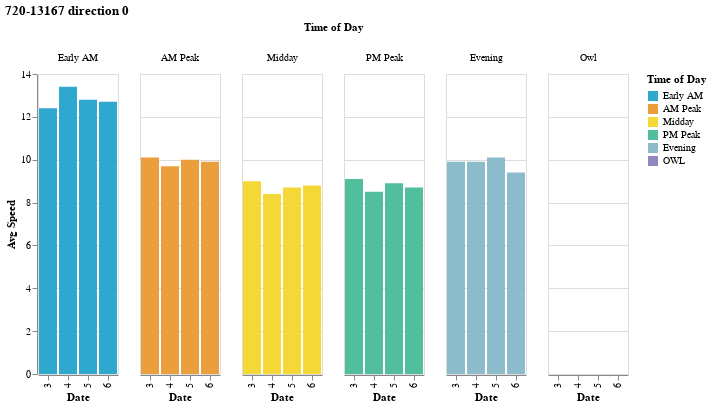

The code cell stored with this chart in its notebook:
### Code cell
(alt.Chart(metro_speed[metro_speed.direction_id==0])
 .mark_bar()
 .encode(
     x = alt.X("month:O", title = "Date"),
     y = alt.Y("speed_mph:Q", title="Avg Speed"),
     column = alt.Column("time_of_day:N", title = "Time of Day",
                         sort = sort_time_of_day),
     color = alt.Color(
         "time_of_day:N", title = "Time of Day",
         scale = alt.Scale(
             domain = sort_time_of_day, 
             range = cp.CALITP_CATEGORY_BRIGHT_COLORS)
     )
 ).properties(title = f"{metro_speed.route_id.iloc[0]} direction 0")
 .interactive()
)

### Figure 1 — Vega-Lite specification as saved in the notebook (floating-point values rounded to 4 significant figures; data arrays with more than 128 entries replaced by an {"elided": "..."} marker saying what was removed)
{"config": {"view": {"continuousWidth": 400, "continuousHeight": 300}}, "data": {"name": "data-14962b83e5b0fd25cdd8f016f50109a0"}, "mark": "bar", "encoding": {"color": {"field": "time_of_day", "scale": {"domain": ["Early AM", "AM Peak", "Midday", "PM Peak", "Evening", "OWL"], "range": ["#2EA8CE", "#EB9F3C", "#F4D837", "#51BF9D", "#8CBCCB", "#9487C0"]}, "title": "Time of Day", "type": "nominal"}, "column": {"field": "time_of_day", "sort": ["Early AM", "AM Peak", "Midday", "PM Peak", "Evening", "OWL"], "title": "Time of Day", "type": "nominal"}, "x": {"field": "month", "title": "Date", "type": "ordinal"}, "y": {"field": "speed_mph", "title": "Avg Speed", "type": "quantitative"}}, "selection": {"selector002": {"type": "interval", "bind": "scales", "encodings": ["x", "y"]}}, "title": "720-13167 direction 0", "$schema": "https://vega.github.io/schema/vega-lite/v4.17.0.json", "datasets": {"data-14962b83e5b0fd25cdd8f016f50109a0": [{"source_record_id": "recPnGkwdpnr8jmHB", "name": "Los Angeles County Metropolitan Transportation Authority", "route_id": "720-13167", "route_name": "SANTA MONICA-DOWNTOWN LA VIA WILSHIRE BLVD", "direction_id": 0, "common_shape_id": "7201292_DEC22", "time_of_day": "AM Peak", "speed_mph": 10.1, "n_rt_trips": 31, "avg_sched_trip_min": 73.7, "avg_rt_trip_min": 90.1, "base64_url": "aHR0cHM6Ly9hcGkuZ29zd2lmdC5seS9yZWFsLXRpbWUvbGFtZXRyby9ndGZzLXJ0LXZlaGljbGUtcG9zaXRpb25z", "district_name": "07 - Los Angeles", "year": 2023, "month": 3, "analysis_date": "2023-03-15T00:00:00", "type": "Feature", "geometry": {"type": "LineString", "coordinates": {"elided": "545x2 float values"}}}, {"source_record_id": "recPnGkwdpnr8jmHB", "name": "Los Angeles County Metropolitan Transportation Authority", "route_id": "720-13167", "route_name": "SANTA MONICA-DOWNTOWN LA VIA WILSHIRE BLVD", "direction_id": 0, "common_shape_id": "7201292_DEC22", "time_of_day": "Early AM", "speed_mph": 12.4, "n_rt_trips": 22, "avg_sched_trip_min": 63.6, "avg_rt_trip_min": 77.1, "base64_url": "aHR0cHM6Ly9hcGkuZ29zd2lmdC5seS9yZWFsLXRpbWUvbGFtZXRyby9ndGZzLXJ0LXZlaGljbGUtcG9zaXRpb25z", "district_name": "07 - Los Angeles", "year": 2023, "month": 3, "analysis_date": "2023-03-15T00:00:00", "type": "Feature", "geometry": {"type": "LineString", "coordinates": {"elided": "545x2 float values"}}}, {"source_record_id": "recPnGkwdpnr8jmHB", "name": "Los Angeles County Metropolitan Transportation Authority", "route_id": "720-13167", "route_name": "SANTA MONICA-DOWNTOWN LA VIA WILSHIRE BLVD", "direction_id": 0, "common_shape_id": "7201292_DEC22", "time_of_day": "Evening", "speed_mph": 9.9, "n_rt_trips": 11, "avg_sched_trip_min": 76.9, "avg_rt_trip_min": 106.5, "base64_url": "aHR0cHM6Ly9hcGkuZ29zd2lmdC5seS9yZWFsLXRpbWUvbGFtZXRyby9ndGZzLXJ0LXZlaGljbGUtcG9zaXRpb25z", "district_name": "07 - Los Angeles", "year": 2023, "month": 3, "analysis_date": "2023-03-15T00:00:00", "type": "Feature", "geometry": {"type": "LineString", "coordinates": {"elided": "545x2 float values"}}}, {"source_record_id": "recPnGkwdpnr8jmHB", "name": "Los Angeles County Metropolitan Transportation Authority", "route_id": "720-13167", "route_name": "SANTA MONICA-DOWNTOWN LA VIA WILSHIRE BLVD", "direction_id": 0, "common_shape_id": "7201292_DEC22", "time_of_day": "Midday", "speed_mph": 9.0, "n_rt_trips": 43, "avg_sched_trip_min": 85.7, "avg_rt_trip_min": 102.4, "base64_url": "aHR0cHM6Ly9hcGkuZ29zd2lmdC5seS9yZWFsLXRpbWUvbGFtZXRyby9ndGZzLXJ0LXZlaGljbGUtcG9zaXRpb25z", "district_name": "07 - Los Angeles", "year": 2023, "month": 3, "analysis_date": "2023-03-15T00:00:00", "type": "Feature", "geometry": {"type": "LineString", "coordinates": {"elided": "545x2 float values"}}}, {"source_record_id": "recPnGkwdpnr8jmHB", "name": "Los Angeles County Metropolitan Transportation Authority", "route_id": "720-13167", "route_name": "SANTA MONICA-DOWNTOWN LA VIA WILSHIRE BLVD", "direction_id": 0, "common_shape_id": "7201292_DEC22", "time_of_day": "Owl", "speed_mph": 12.9, "n_rt_trips": 4, "avg_sched_trip_min": 62.5, "avg_rt_trip_min": 79.3, "base64_url": "aHR0cHM6Ly9hcGkuZ29zd2lmdC5seS9yZWFsLXRpbWUvbGFtZXRyby9ndGZzLXJ0LXZlaGljbGUtcG9zaXRpb25z", "district_name": "07 - Los Angeles", "year": 2023, "month": 3, "analysis_date": "2023-03-15T00:00:00", "type": "Feature", "geometry": {"type": "LineString", "coordinates": {"elided": "545x2 float values"}}}, {"source_record_id": "recPnGkwdpnr8jmHB", "name": "Los Angeles County Metropolitan Transportation Authority", "route_id": "720-13167", "route_name": "SANTA MONICA-DOWNTOWN LA VIA WILSHIRE BLVD", "direction_id": 0, "common_shape_id": "7201292_DEC22", "time_of_day": "PM Peak", "speed_mph": 9.1, "n_rt_trips": 50, "avg_sched_trip_min": 84.8, "avg_rt_trip_min": 101.6, "base64_url": "aHR0cHM6Ly9hcGkuZ29zd2lmdC5seS9yZWFsLXRpbWUvbGFtZXRyby9ndGZzLXJ0LXZlaGljbGUtcG9zaXRpb25z", "district_name": "07 - Los Angeles", "year": 2023, "month": 3, "analysis_date": "2023-03-15T00:00:00", "type": "Feature", "geometry": {"type": "LineString", "coordinates": {"elided": "545x2 float values"}}}, {"source_record_id": "recPnGkwdpnr8jmHB", "name": "Los Angeles County Metropolitan Transportation Authority", "route_id": "720-13167", "route_name": "SANTA MONICA-DOWNTOWN LA VIA WILSHIRE BLVD", "direction_id": 0, "common_shape_id": "7201292_DEC22", "time_of_day": "AM Peak", "speed_mph": 9.7, "n_rt_trips": 29, "avg_sched_trip_min": 73.7, "avg_rt_trip_min": 95.9, "base64_url": "aHR0cHM6Ly9hcGkuZ29zd2lmdC5seS9yZWFsLXRpbWUvbGFtZXRyby9ndGZzLXJ0LXZlaGljbGUtcG9zaXRpb25z", "district_name": "07 - Los Angeles", "year": 2023, "month": 4, "analysis_date": "2023-04-12T00:00:00", "type": "Feature", "geometry": {"type": "LineString", "coordinates": {"elided": "545x2 float values"}}}, {"source_record_id": "recPnGkwdpnr8jmHB", "name": "Los Angeles County Metropolitan Transportation Authority", "route_id": "720-13167", "route_name": "SANTA MONICA-DOWNTOWN LA VIA WILSHIRE BLVD", "direction_id": 0, "common_shape_id": "7201292_DEC22", "time_of_day": "Early AM", "speed_mph": 13.4, "n_rt_trips": 20, "avg_sched_trip_min": 63.6, "avg_rt_trip_min": 77.6, "base64_url": "aHR0cHM6Ly9hcGkuZ29zd2lmdC5seS9yZWFsLXRpbWUvbGFtZXRyby9ndGZzLXJ0LXZlaGljbGUtcG9zaXRpb25z", "district_name": "07 - Los Angeles", "year": 2023, "month": 4, "analysis_date": "2023-04-12T00:00:00", "type": "Feature", "geometry": {"type": "LineString", "coordinates": {"elided": "545x2 float values"}}}, {"source_record_id": "recPnGkwdpnr8jmHB", "name": "Los Angeles County Metropolitan Transportation Authority", "route_id": "720-13167", "route_name": "SANTA MONICA-DOWNTOWN LA VIA WILSHIRE BLVD", "direction_id": 0, "common_shape_id": "7201292_DEC22", "time_of_day": "Evening", "speed_mph": 9.9, "n_rt_trips": 11, "avg_sched_trip_min": 76.9, "avg_rt_trip_min": 107.9, "base64_url": "aHR0cHM6Ly9hcGkuZ29zd2lmdC5seS9yZWFsLXRpbWUvbGFtZXRyby9ndGZzLXJ0LXZlaGljbGUtcG9zaXRpb25z", "district_name": "07 - Los Angeles", "year": 2023, "month": 4, "analysis_date": "2023-04-12T00:00:00", "type": "Feature", "geometry": {"type": "LineString", "coordinates": {"elided": "545x2 float values"}}}, {"source_record_id": "recPnGkwdpnr8jmHB", "name": "Los Angeles County Metropolitan Transportation Authority", "route_id": "720-13167", "route_name": "SANTA MONICA-DOWNTOWN LA VIA WILSHIRE BLVD", "direction_id": 0, "common_shape_id": "7201292_DEC22", "time_of_day": "Midday", "speed_mph": 8.4, "n_rt_trips": 44, "avg_sched_trip_min": 85.2, "avg_rt_trip_min": 107.1, "base64_url": "aHR0cHM6Ly9hcGkuZ29zd2lmdC5seS9yZWFsLXRpbWUvbGFtZXRyby9ndGZzLXJ0LXZlaGljbGUtcG9zaXRpb25z", "district_name": "07 - Los Angeles", "year": 2023, "month": 4, "analysis_date": "2023-04-12T00:00:00", "type": "Feature", "geometry": {"type": "LineString", "coordinates": {"elided": "545x2 float values"}}}, {"source_record_id": "recPnGkwdpnr8jmHB", "name": "Los Angeles County Metropolitan Transportation Authority", "route_id": "720-13167", "route_name": "SANTA MONICA-DOWNTOWN LA VIA WILSHIRE BLVD", "direction_id": 0, "common_shape_id": "7201292_DEC22", "time_of_day": "Owl", "speed_mph": 12.1, "n_rt_trips": 6, "avg_sched_trip_min": 63.5, "avg_rt_trip_min": 69.9, "base64_url": "aHR0cHM6Ly9hcGkuZ29zd2lmdC5seS9yZWFsLXRpbWUvbGFtZXRyby9ndGZzLXJ0LXZlaGljbGUtcG9zaXRpb25z", "district_name": "07 - Los Angeles", "year": 2023, "month": 4, "analysis_date": "2023-04-12T00:00:00", "type": "Feature", "geometry": {"type": "LineString", "coordinates": {"elided": "545x2 float values"}}}, {"source_record_id": "recPnGkwdpnr8jmHB", "name": "Los Angeles County Metropolitan Transportation Authority", "route_id": "720-13167", "route_name": "SANTA MONICA-DOWNTOWN LA VIA WILSHIRE BLVD", "direction_id": 0, "common_shape_id": "7201292_DEC22", "time_of_day": "PM Peak", "speed_mph": 8.5, "n_rt_trips": 53, "avg_sched_trip_min": 85.6, "avg_rt_trip_min": 111.2, "base64_url": "aHR0cHM6Ly9hcGkuZ29zd2lmdC5seS9yZWFsLXRpbWUvbGFtZXRyby9ndGZzLXJ0LXZlaGljbGUtcG9zaXRpb25z", "district_name": "07 - Los Angeles", "year": 2023, "month": 4, "analysis_date": "2023-04-12T00:00:00", "type": "Feature", "geometry": {"type": "LineString", "coordinates": {"elided": "545x2 float values"}}}, {"source_record_id": "recPnGkwdpnr8jmHB", "name": "Los Angeles County Metropolitan Transportation Authority", "route_id": "720-13167", "route_name": "SANTA MONICA-DOWNTOWN LA VIA WILSHIRE BLVD", "direction_id": 0, "common_shape_id": "7201292_DEC22", "time_of_day": "AM Peak", "speed_mph": 10.0, "n_rt_trips": 31, "avg_sched_trip_min": 73.7, "avg_rt_trip_min": 95.1, "base64_url": "aHR0cHM6Ly9hcGkuZ29zd2lmdC5seS9yZWFsLXRpbWUvbGFtZXRyby9ndGZzLXJ0LXZlaGljbGUtcG9zaXRpb25z", "district_name": "07 - Los Angeles", "year": 2023, "month": 5, "analysis_date": "2023-05-17T00:00:00", "type": "Feature", "geometry": {"type": "LineString", "coordinates": {"elided": "545x2 float values"}}}, {"source_record_id": "recPnGkwdpnr8jmHB", "name": "Los Angeles County Metropolitan Transportation Authority", "route_id": "720-13167", "route_name": "SANTA MONICA-DOWNTOWN LA VIA WILSHIRE BLVD", "direction_id": 0, "common_shape_id": "7201292_DEC22", "time_of_day": "Early AM", "speed_mph": 12.8, "n_rt_trips": 22, "avg_sched_trip_min": 63.6, "avg_rt_trip_min": 77.3, "base64_url": "aHR0cHM6Ly9hcGkuZ29zd2lmdC5seS9yZWFsLXRpbWUvbGFtZXRyby9ndGZzLXJ0LXZlaGljbGUtcG9zaXRpb25z", "district_name": "07 - Los Angeles", "year": 2023, "month": 5, "analysis_date": "2023-05-17T00:00:00", "type": "Feature", "geometry": {"type": "LineString", "coordinates": {"elided": "545x2 float values"}}}, {"source_record_id": "recPnGkwdpnr8jmHB", "name": "Los Angeles County Metropolitan Transportation Authority", "route_id": "720-13167", "route_name": "SANTA MONICA-DOWNTOWN LA VIA WILSHIRE BLVD", "direction_id": 0, "common_shape_id": "7201292_DEC22", "time_of_day": "Evening", "speed_mph": 10.1, "n_rt_trips": 12, "avg_sched_trip_min": 76.3, "avg_rt_trip_min": 105.0, "base64_url": "aHR0cHM6Ly9hcGkuZ29zd2lmdC5seS9yZWFsLXRpbWUvbGFtZXRyby9ndGZzLXJ0LXZlaGljbGUtcG9zaXRpb25z", "district_name": "07 - Los Angeles", "year": 2023, "month": 5, "analysis_date": "2023-05-17T00:00:00", "type": "Feature", "geometry": {"type": "LineString", "coordinates": {"elided": "545x2 float values"}}}, {"source_record_id": "recPnGkwdpnr8jmHB", "name": "Los Angeles County Metropolitan Transportation Authority", "route_id": "720-13167", "route_name": "SANTA MONICA-DOWNTOWN LA VIA WILSHIRE BLVD", "direction_id": 0, "common_shape_id": "7201292_DEC22", "time_of_day": "Midday", "speed_mph": 8.7, "n_rt_trips": 43, "avg_sched_trip_min": 84.9, "avg_rt_trip_min": 109.2, "base64_url": "aHR0cHM6Ly9hcGkuZ29zd2lmdC5seS9yZWFsLXRpbWUvbGFtZXRyby9ndGZzLXJ0LXZlaGljbGUtcG9zaXRpb25z", "district_name": "07 - Los Angeles", "year": 2023, "month": 5, "analysis_date": "2023-05-17T00:00:00", "type": "Feature", "geometry": {"type": "LineString", "coordinates": {"elided": "545x2 float values"}}}, {"source_record_id": "recPnGkwdpnr8jmHB", "name": "Los Angeles County Metropolitan Transportation Authority", "route_id": "720-13167", "route_name": "SANTA MONICA-DOWNTOWN LA VIA WILSHIRE BLVD", "direction_id": 0, "common_shape_id": "7201292_DEC22", "time_of_day": "Owl", "speed_mph": 12.4, "n_rt_trips": 5, "avg_sched_trip_min": 62.8, "avg_rt_trip_min": 85.1, "base64_url": "aHR0cHM6Ly9hcGkuZ29zd2lmdC5seS9yZWFsLXRpbWUvbGFtZXRyby9ndGZzLXJ0LXZlaGljbGUtcG9zaXRpb25z", "district_name": "07 - Los Angeles", "year": 2023, "month": 5, "analysis_date": "2023-05-17T00:00:00", "type": "Feature", "geometry": {"type": "LineString", "coordinates": {"elided": "545x2 float values"}}}, {"source_record_id": "recPnGkwdpnr8jmHB", "name": "Los Angeles County Metropolitan Transportation Authority", "route_id": "720-13167", "route_name": "SANTA MONICA-DOWNTOWN LA VIA WILSHIRE BLVD", "direction_id": 0, "common_shape_id": "7201292_DEC22", "time_of_day": "PM Peak", "speed_mph": 8.9, "n_rt_trips": 54, "avg_sched_trip_min": 85.9, "avg_rt_trip_min": 111.4, "base64_url": "aHR0cHM6Ly9hcGkuZ29zd2lmdC5seS9yZWFsLXRpbWUvbGFtZXRyby9ndGZzLXJ0LXZlaGljbGUtcG9zaXRpb25z", "district_name": "07 - Los Angeles", "year": 2023, "month": 5, "analysis_date": "2023-05-17T00:00:00", "type": "Feature", "geometry": {"type": "LineString", "coordinates": {"elided": "545x2 float values"}}}, {"source_record_id": "recPnGkwdpnr8jmHB", "name": "Los Angeles County Metropolitan Transportation Authority", "route_id": "720-13167", "route_name": "SANTA MONICA-DOWNTOWN LA VIA WILSHIRE BLVD", "direction_id": 0, "common_shape_id": "7201292_DEC22", "time_of_day": "AM Peak", "speed_mph": 9.9, "n_rt_trips": 29, "avg_sched_trip_min": 74.2, "avg_rt_trip_min": 96.5, "base64_url": "aHR0cHM6Ly9hcGkuZ29zd2lmdC5seS9yZWFsLXRpbWUvbGFtZXRyby9ndGZzLXJ0LXZlaGljbGUtcG9zaXRpb25z", "district_name": "07 - Los Angeles", "year": 2023, "month": 6, "analysis_date": "2023-06-14T00:00:00", "type": "Feature", "geometry": {"type": "LineString", "coordinates": {"elided": "545x2 float values"}}}, {"source_record_id": "recPnGkwdpnr8jmHB", "name": "Los Angeles County Metropolitan Transportation Authority", "route_id": "720-13167", "route_name": "SANTA MONICA-DOWNTOWN LA VIA WILSHIRE BLVD", "direction_id": 0, "common_shape_id": "7201292_DEC22", "time_of_day": "Early AM", "speed_mph": 12.7, "n_rt_trips": 22, "avg_sched_trip_min": 63.7, "avg_rt_trip_min": 78.8, "base64_url": "aHR0cHM6Ly9hcGkuZ29zd2lmdC5seS9yZWFsLXRpbWUvbGFtZXRyby9ndGZzLXJ0LXZlaGljbGUtcG9zaXRpb25z", "district_name": "07 - Los Angeles", "year": 2023, "month": 6, "analysis_date": "2023-06-14T00:00:00", "type": "Feature", "geometry": {"type": "LineString", "coordinates": {"elided": "545x2 float values"}}}, {"source_record_id": "recPnGkwdpnr8jmHB", "name": "Los Angeles County Metropolitan Transportation Authority", "route_id": "720-13167", "route_name": "SANTA MONICA-DOWNTOWN LA VIA WILSHIRE BLVD", "direction_id": 0, "common_shape_id": "7201292_DEC22", "time_of_day": "Evening", "speed_mph": 9.4, "n_rt_trips": 11, "avg_sched_trip_min": 76.9, "avg_rt_trip_min": 111.7, "base64_url": "aHR0cHM6Ly9hcGkuZ29zd2lmdC5seS9yZWFsLXRpbWUvbGFtZXRyby9ndGZzLXJ0LXZlaGljbGUtcG9zaXRpb25z", "district_name": "07 - Los Angeles", "year": 2023, "month": 6, "analysis_date": "2023-06-14T00:00:00", "type": "Feature", "geometry": {"type": "LineString", "coordinates": {"elided": "545x2 float values"}}}, {"source_record_id": "recPnGkwdpnr8jmHB", "name": "Los Angeles County Metropolitan Transportation Authority", "route_id": "720-13167", "route_name": "SANTA MONICA-DOWNTOWN LA VIA WILSHIRE BLVD", "direction_id": 0, "common_shape_id": "7201292_DEC22", "time_of_day": "Midday", "speed_mph": 8.8, "n_rt_trips": 45, "avg_sched_trip_min": 85.6, "avg_rt_trip_min": 107.8, "base64_url": "aHR0cHM6Ly9hcGkuZ29zd2lmdC5seS9yZWFsLXRpbWUvbGFtZXRyby9ndGZzLXJ0LXZlaGljbGUtcG9zaXRpb25z", "district_name": "07 - Los Angeles", "year": 2023, "month": 6, "analysis_date": "2023-06-14T00:00:00", "type": "Feature", "geometry": {"type": "LineString", "coordinates": {"elided": "545x2 float values"}}}, {"source_record_id": "recPnGkwdpnr8jmHB", "name": "Los Angeles County Metropolitan Transportation Authority", "route_id": "720-13167", "route_name": "SANTA MONICA-DOWNTOWN LA VIA WILSHIRE BLVD", "direction_id": 0, "common_shape_id": "7201292_DEC22", "time_of_day": "Owl", "speed_mph": 12.5, "n_rt_trips": 5, "avg_sched_trip_min": 62.8, "avg_rt_trip_min": 83.7, "base64_url": "aHR0cHM6Ly9hcGkuZ29zd2lmdC5seS9yZWFsLXRpbWUvbGFtZXRyby9ndGZzLXJ0LXZlaGljbGUtcG9zaXRpb25z", "district_name": "07 - Los Angeles", "year": 2023, "month": 6, "analysis_date": "2023-06-14T00:00:00", "type": "Feature", "geometry": {"type": "LineString", "coordinates": {"elided": "545x2 float values"}}}, {"source_record_id": "recPnGkwdpnr8jmHB", "name": "Los Angeles County Metropolitan Transportation Authority", "route_id": "720-13167", "route_name": "SANTA MONICA-DOWNTOWN LA VIA WILSHIRE BLVD", "direction_id": 0, "common_shape_id": "7201292_DEC22", "time_of_day": "PM Peak", "speed_mph": 8.7, "n_rt_trips": 54, "avg_sched_trip_min": 85.9, "avg_rt_trip_min": 107.8, "base64_url": "aHR0cHM6Ly9hcGkuZ29zd2lmdC5seS9yZWFsLXRpbWUvbGFtZXRyby9ndGZzLXJ0LXZlaGljbGUtcG9zaXRpb25z", "district_name": "07 - Los Angeles", "year": 2023, "month": 6, "analysis_date": "2023-06-14T00:00:00", "type": "Feature", "geometry": {"type": "LineString", "coordinates": {"elided": "545x2 float values"}}}]}}
